Frame 1 (no input): blank canvas, image omitted
Frame 60 (no input): blank canvas, image omitted
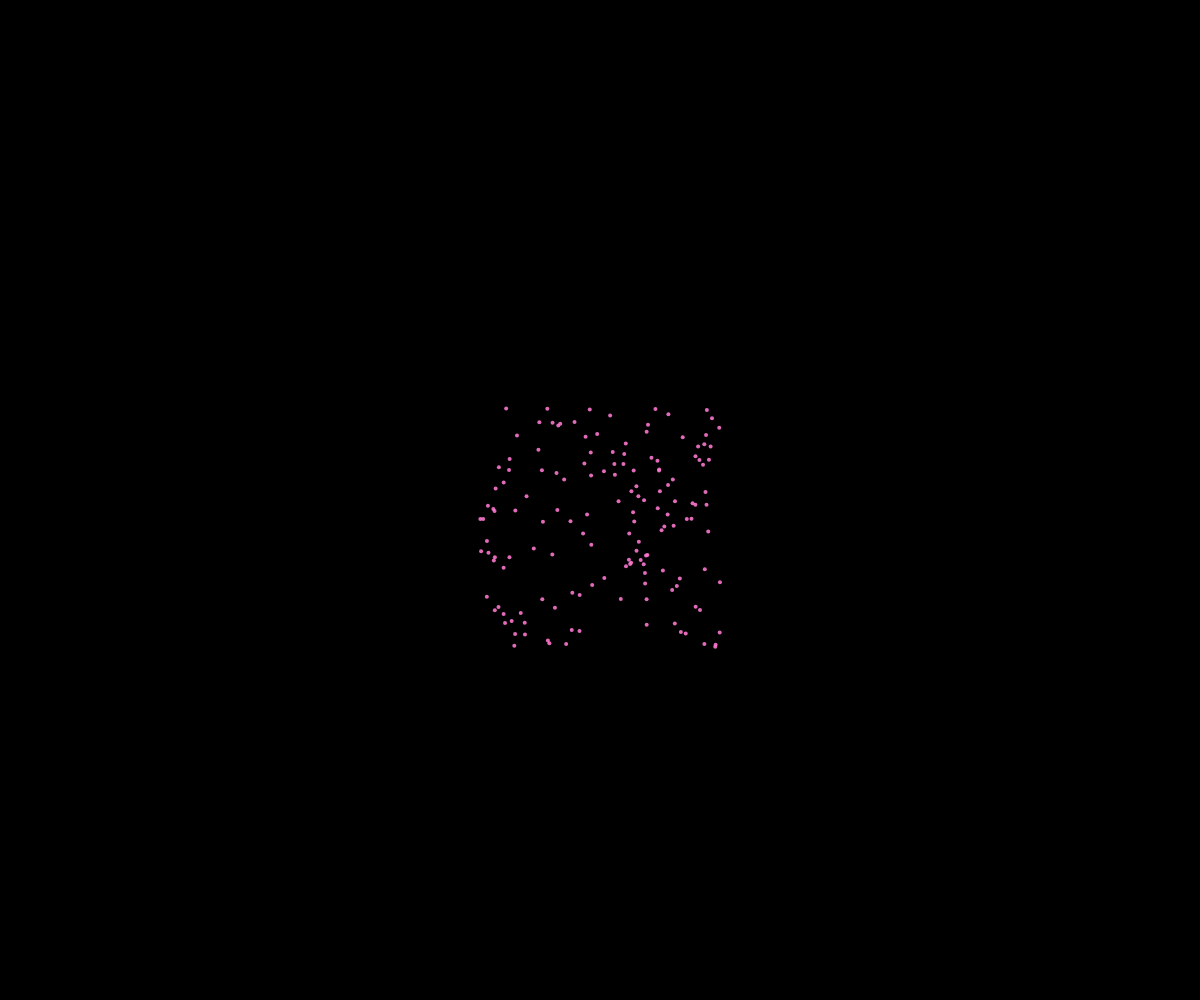
Frame 120 (the mouse pressed at the canvas centre since frame 60)

The p5.js sketch whose frames 1 and 60 were blank and that drew this single picture after the mouse press (run headless with seeded random() and noise() and a simulated clock; from frame 60 on, the mouse is pressed at the canvas centre):

// p5.js sketch
// ── sketch.js
// Fireworks OOP
// Karthik Narayan
// April 14 2025
//

class Particle {
  constructor(x, y) {
    this.x = x;
    this.y = y;
    this.dx = random(-2, 2);
    this.dy = random(-2, 2);
    this.radius = 2;
    this.r = 255;
    this.g = 0;
    this.b = 0;
    this.gravity = 0;
    this.opacity = 255;
  }

  display() {
    noStroke();

    this.b += 3.5;
    this.g += 2;
    fill(this.r, this.g, this.b, this.opacity);
    circle(this.x, this.y, this.radius * 2);
  }
  
  update() {
    // Move 
    this.x += this.dx;
    this.y += this.dy;
    this.gravity += 0.154 * 0.1;
    this.y += this.gravity;

    // Fade away over time
    this.opacity -= 0.5;
  }

  isDead() {
    return this.opacity <= 0;
  }
}

const NUMBER_OF_FIREWORKS_PER_CLICK = 150;

let theFireworks = [];

function setup() {
  createCanvas(windowWidth, windowHeight);
}

function draw() {
  background("black");

  for (let firework of theFireworks) {
    if (firework.isDead()) {
      // Delete it
      let index = theFireworks.indexOf(firework);
      theFireworks.splice(index, 1);
    } 
    else {
      firework.update();
      firework.display();
    }
  }
}

function mousePressed() {
  for (let i = 0; i < NUMBER_OF_FIREWORKS_PER_CLICK; i++) {
    let someFirework = new Particle(mouseX, mouseY);
    theFireworks.push(someFirework);
  }
}
